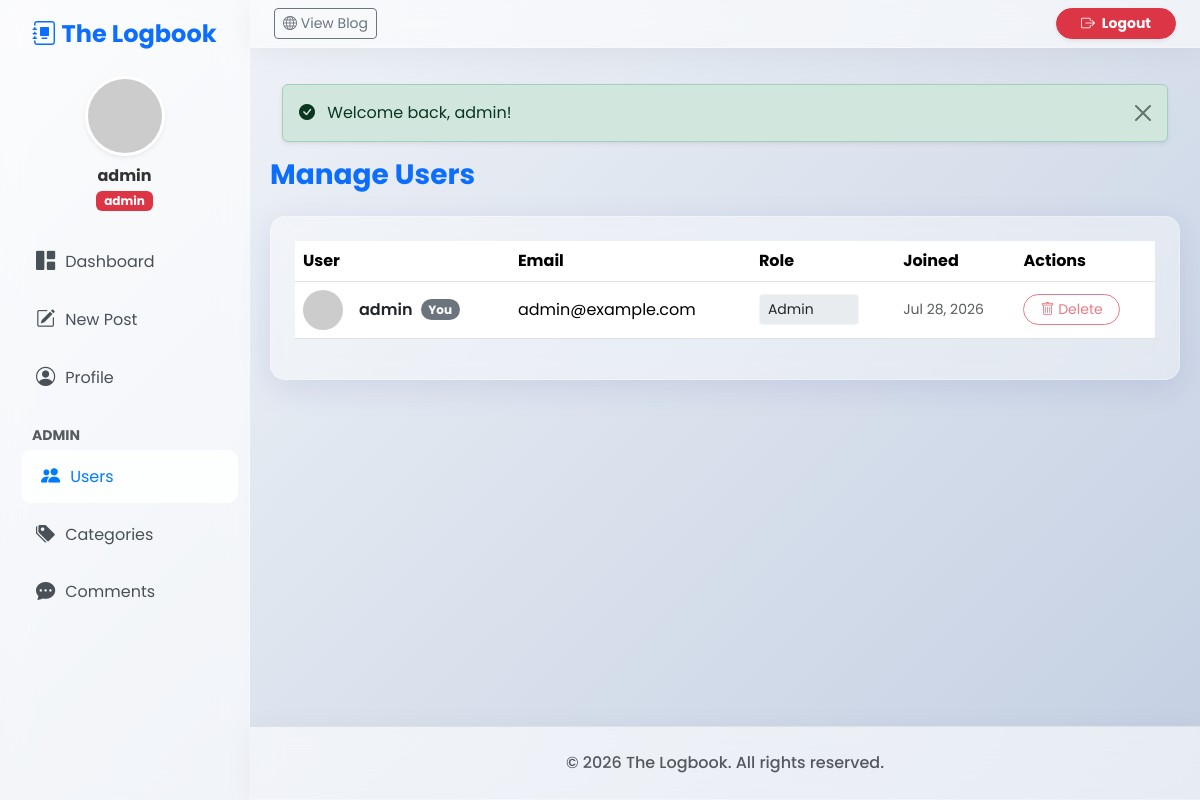
/users.php (signed in), run on the app's committed database.
### tables this page shows
CREATE TABLE users (
    id INT AUTO_INCREMENT PRIMARY KEY,
    username VARCHAR(50) NOT NULL UNIQUE,
    email VARCHAR(255) NOT NULL UNIQUE,
    password VARCHAR(255) NOT NULL,
    role ENUM('admin', 'editor') NOT NULL DEFAULT 'editor',
    profile_pic VARCHAR(255) DEFAULT NULL,
    created_at TIMESTAMP DEFAULT CURRENT_TIMESTAMP
);

### users.php (the view, shortened to what this page needs)
<?php
require_once 'includes/db.php';
$stmt = $pdo->query("SELECT id, username, email, role, profile_pic, created_at FROM users ORDER BY created_at DESC");
$users = $stmt->fetchAll(PDO::FETCH_ASSOC);
require_once 'includes/header.php';
?>
<div class="d-flex justify-content-between align-items-center mb-4">
    <h3 class="fw-bold mb-0 text-primary">Manage Users</h3>
</div>
<div class="glass-card p-4">
    <div class="table-responsive">
        <table class="table table-hover align-middle bg-transparent">
            <thead class="text-muted">
                <tr>
                    <th>User</th>
                    <th>Email</th>
                    <th>Role</th>
                    <th>Joined</th>
                    <th>Actions</th>
                </tr>
            </thead>
            <tbody>
                <?php foreach ($users as $u): ?>
                    <tr>
                        <td>
                            <div class="d-flex align-items-center">
                                <?php
                                $pic = !empty($u['profile_pic']) ? 'assets/uploads/profiles/' . $u['profile_pic'] : 'https://ui-avatars.com/api/?name=' . urlencode($u['username']) . '&background=random';
                                ?>
                                <img src="<?php echo htmlspecialchars($pic); ?>" class="rounded-circle me-3" style="width: 40px; height: 40px; object-fit: cover;">
                                <span class="fw-semibold text-dark"><?php echo htmlspecialchars($u['username']); ?></span>
                                <?php if ($u['id'] === $_SESSION['user_id']): ?>
                                    <span class="badge bg-secondary ms-2 rounded-pill">You</span>
                                <?php endif; ?>
                            </div>
                        </td>
                        <td><?php echo htmlspecialchars($u['email']); ?></td>
                        <td>
                            <form method="POST" action="users.php" class="d-flex align-items-center gap-2 m-0">
                                <select name="role" class="form-select form-select-sm" style="width: 100px;" <?php echo $u['id'] === $_SESSION['user_id'] ? 'disabled' : ''; ?> onchange="this.form.submit()">
                                    <option value="admin" <?php echo $u['role'] === 'admin' ? 'selected' : ''; ?>>Admin</option>
                                </select>
                            </form>
                        </td>
                        <td class="text-muted small"><?php echo date("M d, Y", strtotime($u['created_at'])); ?></td>
                        <td>
                            <form method="POST" action="users.php" class="d-inline m-0" onsubmit="return confirm('Are you sure you want to delete this user? This will also delete all their posts.');">
                                <button type="submit" class="btn btn-sm btn-outline-danger rounded-pill px-3" <?php echo $u['id'] === $_SESSION['user_id'] ? 'disabled' : ''; ?>><i class="bi bi-trash"></i> Delete</button>
                            </form>
                        </td>
                    </tr>
                <?php endforeach; ?>
            </tbody>
        </table>
    </div>
</div>
<?php require_once 'includes/footer.php'; ?>

### assets/css/style.css (style rules this page uses)
body { font-family: 'Poppins', sans-serif; background: linear-gradient(135deg, #f5f7fa 0%, #c3cfe2 100%); min-height: 100vh; color: #333; overflow-x: hidden; }
.glass-card { background: rgba(255, 255, 255, 0.4); backdrop-filter: blur(10px); -webkit-backdrop-filter: blur(10px); border: 1px solid rgba(255, 255, 255, 0.3); border-radius: 15px; box-shadow: 0 8px 32px 0 rgba(31, 38, 135, 0.1); }
.form-control, .form-select { background: rgba(255, 255, 255, 0.7); border: 1px solid rgba(255, 255, 255, 0.5); }

### data on the page
users: username "admin", shows "You", email "admin@example.com", role "Admin", created_at "Jul 28, 2026"

### other printed values
$_SESSION['username'] "admin"
$_SESSION['role'] "admin"
$_SESSION['flash_success'] "Welcome back, admin!"
